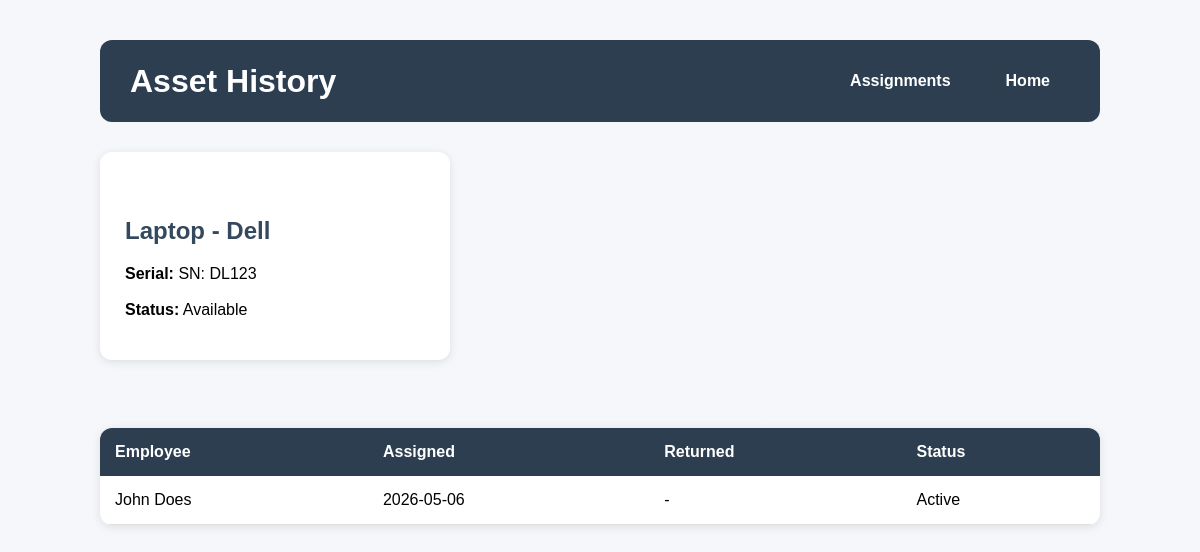
Screenshot of /asset/1 with the database file from the repository.
### tables this page shows
CREATE TABLE assets (
        id INTEGER PRIMARY KEY AUTOINCREMENT,
        category TEXT,
        brand TEXT,
        serial_number TEXT UNIQUE,
        status TEXT NOT NULL DEFAULT 'Available',
        purchase_date TEXT
    );

CREATE TABLE assignments (
        id INTEGER PRIMARY KEY AUTOINCREMENT,
        asset_id INTEGER NOT NULL,
        employee_id INTEGER NOT NULL,
        assigned_date TEXT NOT NULL,
        returned_date TEXT,
        status TEXT NOT NULL DEFAULT 'Active',

        FOREIGN KEY (asset_id) REFERENCES assets(id),
        FOREIGN KEY (employee_id) REFERENCES employees(id)
    );

### routes/assignments.py (the view)
    @app.route("/asset/<int:asset_id>")
    def asset_history(asset_id):
        history = get_asset_history(asset_id)
        asset = get_asset_details(asset_id)
        return render_template("assignments/history.html", history=history, asset=asset)

### models/asset.py (called while the page is built)
    def full_name(self):
        return f"{self.category} - {self.brand}"

    def serial(self):
        return f"SN: {self.serial_number}"

### models/employee.py (called while the page is built)
    def full_name(self):
        return f"{self.first_name} {self.last_name}"

### services/assignments.py (called while the page is built)
def get_asset_details(asset_id):
    conn = sqlite3.connect(DB_PATH)
    conn.row_factory = sqlite3.Row
    cursor = conn.cursor()
    cursor.execute("""
        SELECT *
        FROM assets
        WHERE id = ?
    """, (asset_id,))
    row = cursor.fetchone()
    conn.close()
    if row:
        return Asset(
            row["id"],
            row["category"],
            row["brand"],
            row["serial_number"],
            row["status"]
        )
    return None

### templates/assignments/history.html (shortened to what this page needs)
<!DOCTYPE html>
<html>
<head>
    <link rel="stylesheet"
          href="{{ url_for('static', filename='style.css') }}">
</head>
<body>
<div class="container">
    <div class="page-header">
        <h1>Asset History</h1>
        <div class="header-buttons">
            <a href="/assignments" class="btn">
                Assignments
            </a>
            <a href="/" class="btn">
                Home
            </a>
        </div>
    </div>
    <div class="asset-info">
        <h2>{{ asset.full_name() }}</h2>
        <p>
            <b>Serial:</b>
            {{ asset.serial() }}
            <br><br>
            <b>Status:</b>
            {{ asset.status }}
        </p>
    </div>
    <br>
    <table>
        <tr>
            <th>Employee</th>
            <th>Assigned</th>
            <th>Returned</th>
            <th>Status</th>
        </tr>
        {% for row in history %}
        <tr>
            <td>
                {{ row["employee"].full_name() }}
            </td>
            <td>
                {{ row["assigned_date"] }}
            </td>
            <td>
                {{ row["returned_date"] or "-" }}
            </td>
            <td>
                {{ row["status"] }}
            </td>
        </tr>
        {% endfor %}
    </table>
</div>
</body>
</html>

### design/style.css (style rules this page uses)
body { font-family: Arial, sans-serif; background-image: linear-gradient( rgba(244, 246, 249, 0.92), rgba(244, 246, 249, 0.92) ), url("https://images.unsplash.com/photo-1497366754035-f200968a6e72?q=80&w=1600&auto=format&fit=crop"); background-size: cover; background-position: center; background-attachment: fixed; margin: 0; padding: 40px; }
.container { max-width: 1000px; margin: auto; }
h1 { color: #2c3e50; margin-bottom: 10px; }
h2 { color: #34495e; margin-top: 40px; }
.btn { display: inline-block; background-color: #2c3e50; color: white; padding: 12px 20px; border-radius: 8px; text-decoration: none; font-weight: bold; border: none; cursor: pointer; transition: 0.2s; }
table { width: 100%; border-collapse: collapse; background: white; border-radius: 12px; overflow: hidden; box-shadow: 0px 2px 10px rgba(0,0,0,0.1); margin-top: 20px; }
table th { background-color: #2c3e50; color: white; padding: 15px; text-align: left; }
table td { padding: 15px; border-bottom: 1px solid #ddd; }
.page-header { display: flex; justify-content: space-between; align-items: center; margin-bottom: 30px; background-color: #2c3e50; padding: 20px 30px; border-radius: 12px; }
.page-header h1 { margin: 0; color: white; }
.header-buttons { display: flex; gap: 15px; }
.asset-info { background: white; padding: 25px; border-radius: 12px; box-shadow: 0px 2px 10px rgba(0,0,0,0.1); width: 300px; margin-bottom: 30px; }

### rows the page displays
assets: status "Available"
assignments: employee.full_name "John Does", assigned_date "2026-05-06", row "-", status "Active"

### other values shown
{{ asset.full_name() }} "Laptop - Dell"
{{ asset.serial() }} "SN: DL123"
